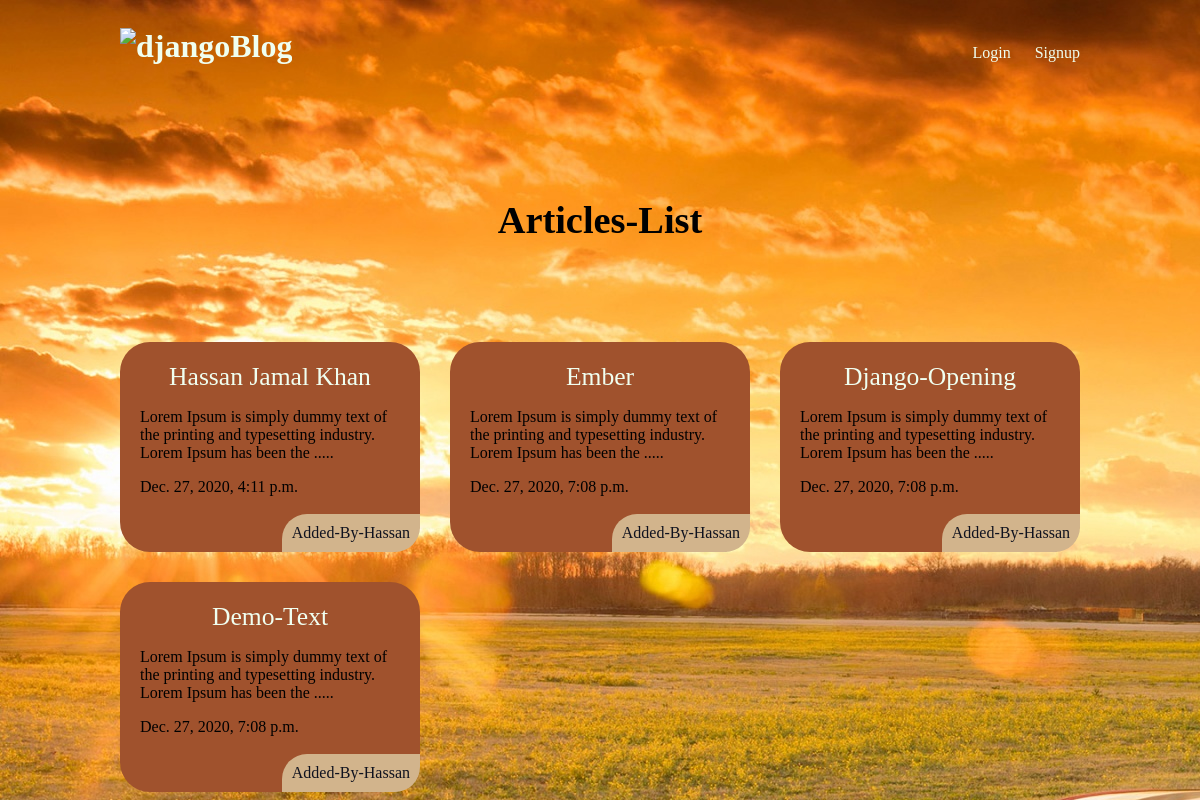
The app's page /articles/ with its own data.
### articles/models.py (models this page shows, shortened)
class Article(models.Model):
    title = models.CharField(max_length=100)
    slug = models.SlugField()
    body = models.TextField()
    date = models.DateTimeField(auto_now_add=True)
    thumb = models.ImageField(default='default.png', blank=True)
    author = models.ForeignKey(User,default=None,on_delete=models.CASCADE)
    def snippet(self):
        return self.body[:100] + '.....'

### articles/views.py (the view)
def article_list(request):
    articles = Article.objects.all().order_by('date')
    return render(request, 'articles/article_list.html', {'articles': articles})

### articles/templates/articles/article_list.html
{% extends 'base_laylout.html' %}
{% block content %}
    <h1><b>Articles-List</b></h1>
    <div class="articles">
        {% for article in articles %}
            <div class="article">
                  <h2><a  href="{% url 'articles:detail' slug=article.slug %}">{{ article.title }}</a> </h2>
                  <p>{{ article.snippet }}</p>
                  <p>{{ article.date }}</p>
                <p class="author">Added-By-{{ article.author.username }}</p>
            </div>
    {% endfor %}
    </div>
{% endblock %}

### templates/base_laylout.html (shortened to what this page needs)
{% load static from static %}
<!DOCTYPE html>
<html lang="en">
<head>
    <link rel="stylesheet" href="{% static 'style.css' %}">
</head>
<body>
    <header class="wrapper">
            <h1><b><a id='ok'href="{% url 'Home'%}"><img src="{% static "blogger-2.png "  %}" alt="djangoBlog"/>
</a></b></h1>
        <nav >
            <ul>
               {% if user.is_authenticated %}
                <li>
                    <form class="logout-link" action="{% url 'accounts:logout' %}" method="post" >
                        {% csrf_token %}
                        <button type="submit">Logout</button>
                    </form>
                </li>
                   <li><a href="{% url 'Home-Page' %}" class="highlight">Home-Page</a></li>
                   <li><a href="{% url 'About' %}" class="highlight">About</a></li>
                <li><a href="{% url 'articles:create' %}" class="highlight">New Article</a></li>
                {% else %}
                <li><a href="{% url 'accounts:login' %}">Login</a></li>
                <li><a href="{% url 'accounts:signup' %}">Signup</a></li>
                {% endif %}
            </ul>
        </nav>
    </header>
<div class="wrapper">
         {% block content %}
        {% endblock %}
    </div>
</body>
</html>

### assets/style.css (style rules this page uses)
body { background-image: url(2017.jpg); background-repeat-y: no-repeat; color: black; }
body * { font-family: Ubuntu; }
h2 { text-align: center; }
h1, h2, h3, h4, h5 { font-weight: normal; margin: 0; }
a, a:hover, a:visited { color: honeydew; text-decoration: none; }
.wrapper { max-width: 960px; margin: 0 auto; }
div.wrapper > h1 { text-align: center; margin: 100px auto; font-size: 2.4em }
header { display: grid; grid-template-columns: 1fr 1fr; padding: 20px 0; }
nav { justify-self: end; }
nav li { display: inline-block; list-style-type: none; margin-left: 20px; }
.articles { display: grid; grid-template-columns: 1fr 1fr 1fr; grid-gap: 30px; }
.article { padding: 20px; position: relative; padding-bottom: 40px; border-radius: 30px; background-color: sienna; }
.article h2 { font-size: 1.6em; }
header img { height: 150px; width: 150px; }
.article .author { padding: 10px; background: tan; position: absolute; right: 0; bottom: 0; margin: 0; color: #0f121f; border-bottom-right-radius: 25px ; border-top-left-radius: 25px ; }

### records on screen
Article: title "Hassan Jamal Khan", snippet "Lorem Ipsum is simply dummy text of the printing and typesetting industry. Lorem Ipsum has been the .....", date "Dec. 27, 2020, 4:11 p.m.", author.username "Hassan"
Article: title "Ember", snippet "Lorem Ipsum is simply dummy text of the printing and typesetting industry. Lorem Ipsum has been the .....", date "Dec. 27, 2020, 7:08 p.m.", author.username "Hassan"
Article: title "Django-Opening", snippet "Lorem Ipsum is simply dummy text of the printing and typesetting industry. Lorem Ipsum has been the .....", date "Dec. 27, 2020, 7:08 p.m.", author.username "Hassan"
Article: title "Demo-Text", snippet "Lorem Ipsum is simply dummy text of the printing and typesetting industry. Lorem Ipsum has been the .....", date "Dec. 27, 2020, 7:08 p.m.", author.username "Hassan"
